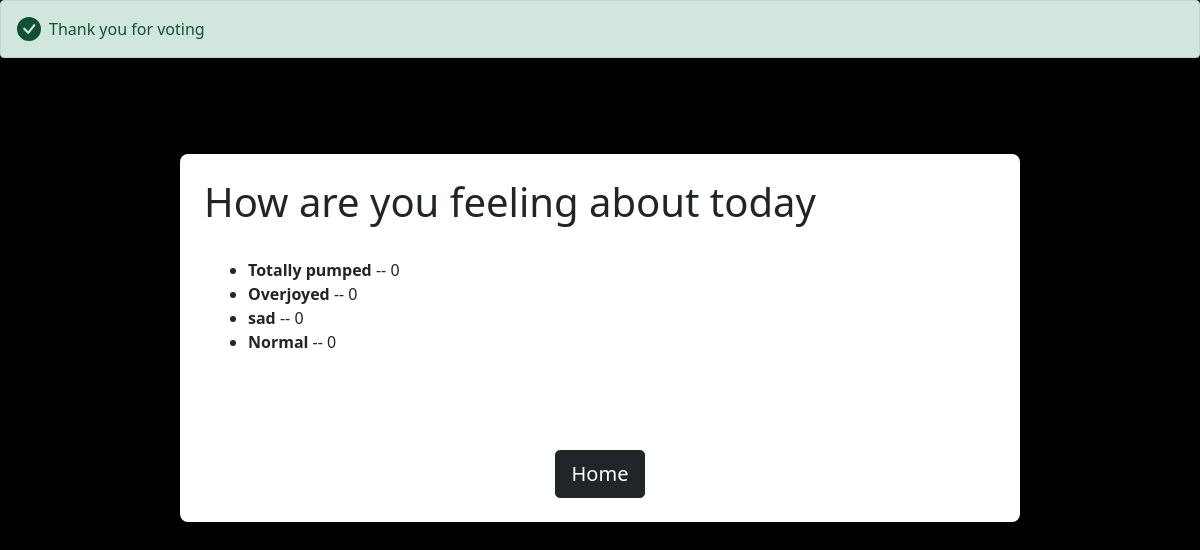
The page /polls/7/results on the database its author committed.
### polls/models.py (models this page shows, shortened)
class Question(models.Model):
    question_text = models.CharField(max_length=1200)
    pub_date = models.DateTimeField('date published')

class Choice(models.Model):
    question = models.ForeignKey('Question',on_delete=models.CASCADE)
    choice_text = models.CharField(max_length=200)
    votes = models.IntegerField(default=0)

### polls/views.py (the view)
# urls.py: path('<int:question_id>/results', views.results, name = 'results'),
def results(request, question_id):
    question = get_object_or_404(Question,pk=question_id)
    return render(request,'polls/result.html',{'question':question})

### polls/templates/polls/result.html (shortened to what this page needs)
<!doctype html>
<html lang="en">
<head>
    <link href="https://cdn.jsdelivr.net/npm/bootstrap@5.0.1/dist/css/bootstrap.min.css" rel="stylesheet"
>
</head>
<body>
    <div class="alert alert-success d-flex align-items-center" role="alert">
        <svg class="bi flex-shrink-0 me-2" width="24" height="24" role="img" aria-label="Success:">
            <use xlink:href="#check-circle-fill" />
        </svg>
        <div>
            Thank you for voting
        </div>
    </div>
    <div class="container">
        <h1>{{ question.question_text }}</h1>
        <div class="container-md" style="margin-top: 2em;margin-bottom: 6em;">
            <ul>
                {% for choice in question.choice_set.all %}
                <li><strong>{{choice.choice_text}}</strong> -- {{choice.votes}}</li>
                {% endfor %}
            </ul>
        </div>
        <div style="text-align: center;"><a href="{%url 'polls:index'%}"><button class="btn btn-dark btn-lg">Home</button> </a></div>
    </div>
</body>
</html>

### polls/templates/polls/result.html (style rules this page uses)
body { background-color: black; font-family: 'Segoe UI', Tahoma, Geneva, Verdana, sans-serif; }
.container { background-color: white; width: 70%; height: 30%; border-radius: 8px; margin-top: 8%; padding: 2%; }

### rows shown on the page
Question: question_text "How are you feeling about today"
Choice: choice_text "Totally pumped", votes "0"
Choice: choice_text "Overjoyed", votes "0"
Choice: choice_text "sad", votes "0"
Choice: choice_text "Normal", votes "0"
